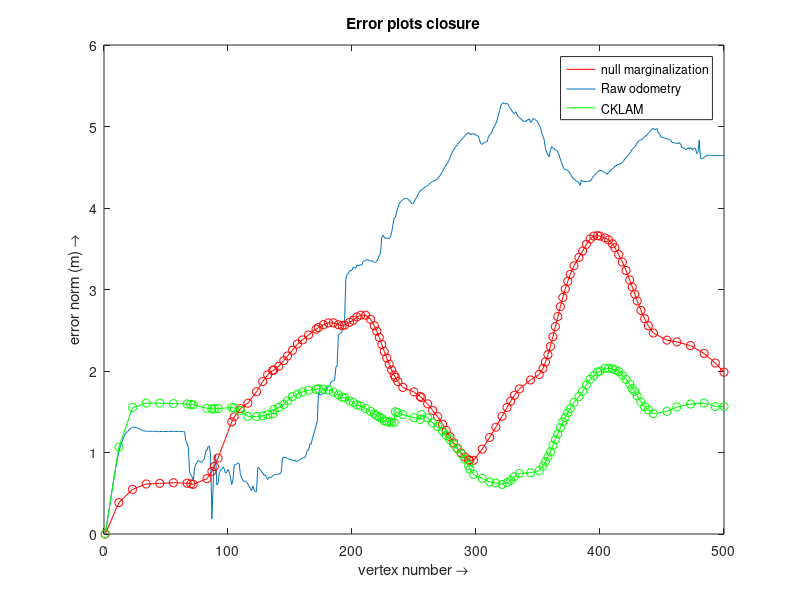

Write MATLAB code to recreate this figure.
clc
clear all
close all

% Full map raw odometry vs optvi
optivi_nolc_fullmap = fopen('MH_04/vertices_optvi.csv');
textscan(optivi_nolc_fullmap,'%s', 8, 'Delimiter',',');
optvi_fullmap_vertices = textscan(optivi_nolc_fullmap,...
    '%f %f %f %f %f %f %f %s', 'Delimiter',',');
fclose(optivi_nolc_fullmap);

raw_fullmap = fopen('MH_04/vertices_raw_odometry.csv');
textscan(raw_fullmap,'%s', 8, 'Delimiter',',');
raw_vertices = textscan(raw_fullmap,'%f %f %f %f %f %f %f %s', ...
    'Delimiter',',');
fclose(raw_fullmap);

error_raw_optvi_full = zeros(size(optvi_fullmap_vertices{1}, 1), 3);

for i=1:3
    error_raw_optvi_full(:, i) = ...
        (optvi_fullmap_vertices{i} - raw_vertices{i}).^2;
end
norm_err_raw_optvi_full = sqrt(sum(error_raw_optvi_full, 2));

h1 = plot(norm_err_raw_optvi_full);
hold on
title('Error plots closure');
xlabel('vertex number \rightarrow');
ylabel('error norm (m) \rightarrow');

% kfh-optvi null marginalization
null_marginalized_map = fopen('MH_04/vertices_kfh_optvi.csv');
textscan(null_marginalized_map,'%s', 8, 'Delimiter',',');
null_marginalized_vertices = textscan(null_marginalized_map,...
    '%f %f %f %f %f %f %f %s', 'Delimiter',',');
fclose(null_marginalized_map);

error_optvi_full_null_marginalized = ...
    zeros(size(null_marginalized_vertices{1}, 1), 3);
keyframe_indices = zeros(size(null_marginalized_vertices{1}, 1), 1);

for i=1:3
    for j=1:size(null_marginalized_vertices{1})
        keyframe_indices(j) = find(not(cellfun('isempty', ...
            strfind(optvi_fullmap_vertices{8}, ...
            null_marginalized_vertices{8}{j}))));
        error_optvi_full_null_marginalized(j, i) = ...
            (null_marginalized_vertices{i}(j) - ...
            optvi_fullmap_vertices{i}(keyframe_indices(j)));
    end
end

norm_error_optvi_full_null_marginalized = ...
    sqrt(sum(error_optvi_full_null_marginalized.^2, 2));
h2 = plot(keyframe_indices, norm_error_optvi_full_null_marginalized, 'r');
plot(keyframe_indices, norm_error_optvi_full_null_marginalized, 'ro');
% kfh-CKLAM marginalization
% CKLAM_marginalized_map = fopen('data/raw_map_cklam_vertices.csv');
CKLAM_marginalized_map = fopen('MH_04/vertices_cklam.csv');
textscan(CKLAM_marginalized_map,'%s', 8, 'Delimiter',',');
CKLAM_marginalized_vertices = textscan(CKLAM_marginalized_map,...
    '%f %f %f %f %f %f %f %s', 'Delimiter',',');
fclose(CKLAM_marginalized_map);

error_optvi_full_CKLAM_marginalized = ...
    zeros(size(CKLAM_marginalized_vertices{1}, 1), 3);
keyframe_indices = zeros(size(CKLAM_marginalized_vertices{1}, 1), 1);

for i=1:3
    for j=1:size(CKLAM_marginalized_vertices{1})
        keyframe_indices(j) = find(not(cellfun('isempty', ...
            strfind(optvi_fullmap_vertices{8}, ...
            CKLAM_marginalized_vertices{8}{j}))));
        error_optvi_full_CKLAM_marginalized(j, i) = ...
            (CKLAM_marginalized_vertices{i}(j) - ...
            optvi_fullmap_vertices{i}(keyframe_indices(j)));
    end
end

norm_error_optvi_full_CKLAM_marginalized = ...
    sqrt(sum(error_optvi_full_CKLAM_marginalized.^2, 2));
h3 = plot(keyframe_indices, norm_error_optvi_full_CKLAM_marginalized, 'g');
plot(keyframe_indices, norm_error_optvi_full_CKLAM_marginalized, 'go');

% % kfh-RCKLAM marginalization
% RCKLAM_marginalized_map = fopen('data/vertices_rcklam_raw_map.csv');
% textscan(RCKLAM_marginalized_map,'%s', 8, 'Delimiter',',');
% RCKLAM_marginalized_vertices = textscan(RCKLAM_marginalized_map,...
%     '%f %f %f %f %f %f %f %s', 'Delimiter',',');
% fclose(RCKLAM_marginalized_map);
% 
% error_optvi_full_RCKLAM_marginalized = ...
%     zeros(size(RCKLAM_marginalized_vertices{1}, 1), 3);
% keyframe_indices = zeros(size(RCKLAM_marginalized_vertices{1}, 1), 1);
% 
% for i=1:3
%     for j=1:size(RCKLAM_marginalized_vertices{1})
%         keyframe_indices(j) = find(not(cellfun('isempty', ...
%             strfind(raw_vertices{8}, ...
%             RCKLAM_marginalized_vertices{8}{j}))));
%         error_optvi_full_RCKLAM_marginalized(j, i) = ...
%             (RCKLAM_marginalized_vertices{i}(j) - ...
%             raw_vertices{i}(keyframe_indices(j))).^2;
%     end
% end
% 
% norm_error_optvi_full_RCKLAM_marginalized = ...
%     sqrt(sum(error_optvi_full_RCKLAM_marginalized.^2, 2));
% h4 = plot(keyframe_indices, norm_error_optvi_full_RCKLAM_marginalized, 'k');
% plot(keyframe_indices, norm_error_optvi_full_RCKLAM_marginalized, 'ko');

% legend([h2, h1, h3, h4], 'null marginalization', ...
%     'Raw odometry', 'CKLAM', 'RCKLAM')

legend([h2, h1, h3], 'null marginalization', ...
    'Raw odometry', 'CKLAM')






